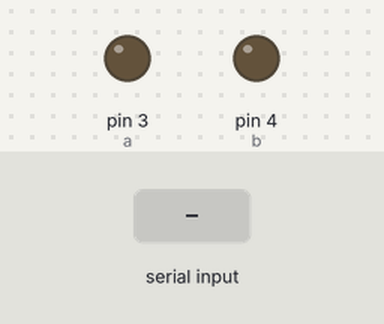
A sketch run on a simulated Arduino Uno, built with avr-gcc and run on an emulated ATmega328P. Shown: output pins drawn as LEDs (lit = HIGH). The inputs (shaded band) are chosen by the test bench.

Above: at 1.2 s.
1.3 s: "1\n" received over Serial
At 2.1 s:
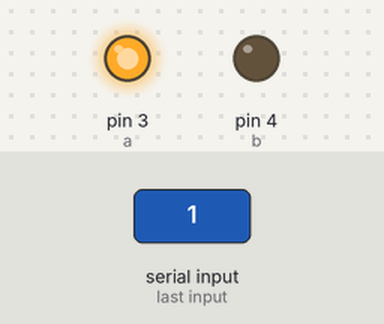
2.8 s: "2\n" received over Serial
At 3.2 s:
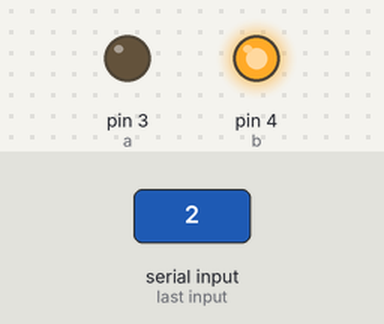
Timing chart, 0 to 5.8 s (numbered marks = the images above; inputs shaded):
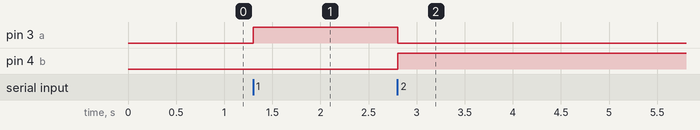

Measured:
- after the input at 1.3 s, pin 3 (a): LOW → HIGH at once
- after the input at 2.8 s, pin 3 (a): HIGH → LOW at once; pin 4 (b): LOW → HIGH at once

The sketch:

led_2.ino
```cpp
int b = 4;
int a = 3;

void setup()
{
  pinMode(a, OUTPUT);
  pinMode(b, OUTPUT);


  Serial.begin(9600);
}

void loop()
{
  int input = Serial.parseInt();

  if (input == 1)
  {
    digitalWrite(a, HIGH);
    digitalWrite(b, LOW);
    }
  else if (input == 2)
  {
    digitalWrite(a, LOW);
    digitalWrite(b, HIGH);

  }
}
```
